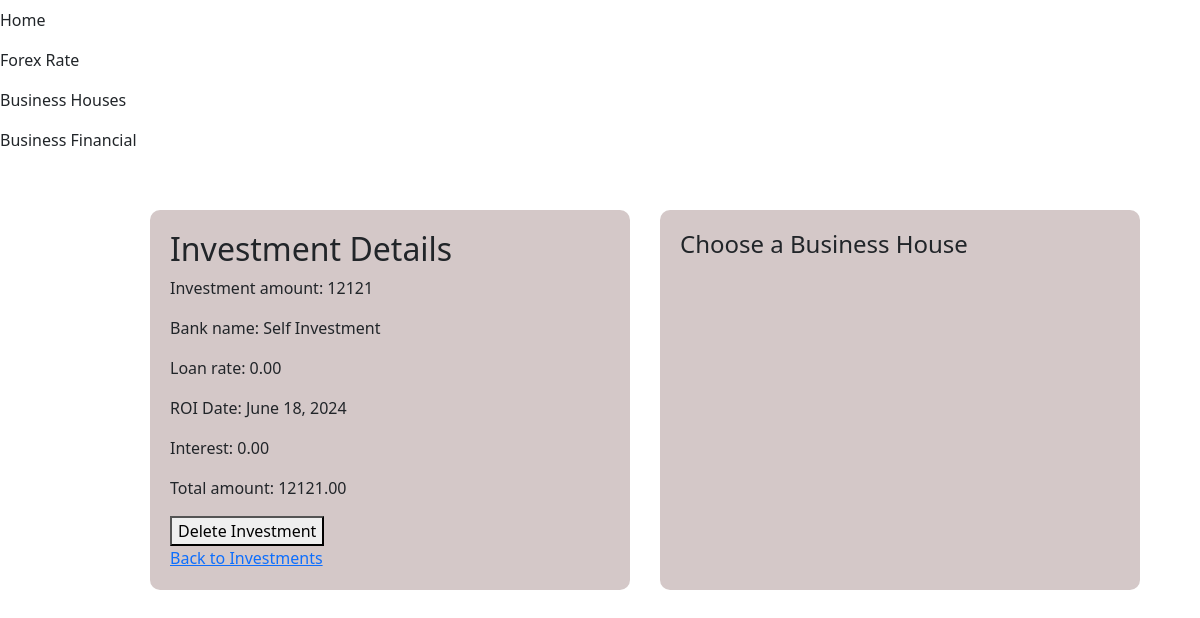
The page /business/investment/1/ on the database its author committed.
### business/models.py (models this page shows, shortened)
class SelfBankInvestment(models.Model):
    name = models.CharField(max_length=100, default='Default Name')
    invest_amount = models.IntegerField(default=0)
    bank_name = models.CharField(max_length=100, default=None)
    loan_rate = models.DecimalField(max_digits=5, decimal_places=2, default=Decimal('0.00'))
    ROI_Date = models.DateField()
    interest = models.DecimalField(max_digits=10, decimal_places=2, default=Decimal('0.00'))
    total_amount = models.DecimalField(max_digits=10, decimal_places=2, default=Decimal('0.00'))
    created_date = models.DateField(default=date.today)

### business/views.py (the view)
# urls.py: path('investment/<int:investment_id>/', views.investment_details, name='investment_details'),
def investment_details(request, investment_id):
    investment = get_object_or_404(SelfBankInvestment, pk=investment_id)
    if request.method == 'POST' and 'delete' in request.POST:
        investment.delete()
        return redirect('success_url')
    return render(request, 'business/investment_details.html', {'investment': investment})

### templates/business/investment_details.html (shortened to what this page needs)
{% extends '../base.html' %}
{% block content %}
<div class="flex-container">
<div class="form-row">
  <h2>Investment Details</h2>
  <p>Investment amount: {{ investment.invest_amount }}</p>
  <p>Bank name: {{ investment.bank_name }}</p>
  <p>Loan rate: {{ investment.loan_rate }}</p>
  <p>ROI Date: {{ investment.ROI_Date|date:"F d, Y" }}</p>
  <p>Interest: {{ investment.interest }}</p>
  <p>Total amount: {{ investment.total_amount }}</p>
  <form method="POST">
    <button type="submit" name="delete">Delete Investment</button>
  </form>
  <a href="{% url 'success_url' %}">Back to Investments</a>
</div>
<div class="form-row">
  <h4>Choose a Business House</h4>
</div>
</div>
{% endblock %}

### templates/business/investment_details.html (style rules this page uses)
.flex-container { margin-top: 50px; display: flex; justify-content: center; gap: 20px; width: 1000px; margin-left: 150px; }
.form-row { flex: 1; margin-right: 10px; background-color: rgb(212, 200, 200); padding: 20px; border-radius: 10px; }
.form-row > form { width: 80%; }

### rows shown on the page
SelfBankInvestment: invest_amount "12121", bank_name "Self Investment", loan_rate "0.00", ROI_Date "June 18, 2024", interest "0.00", total_amount "12121.00"
